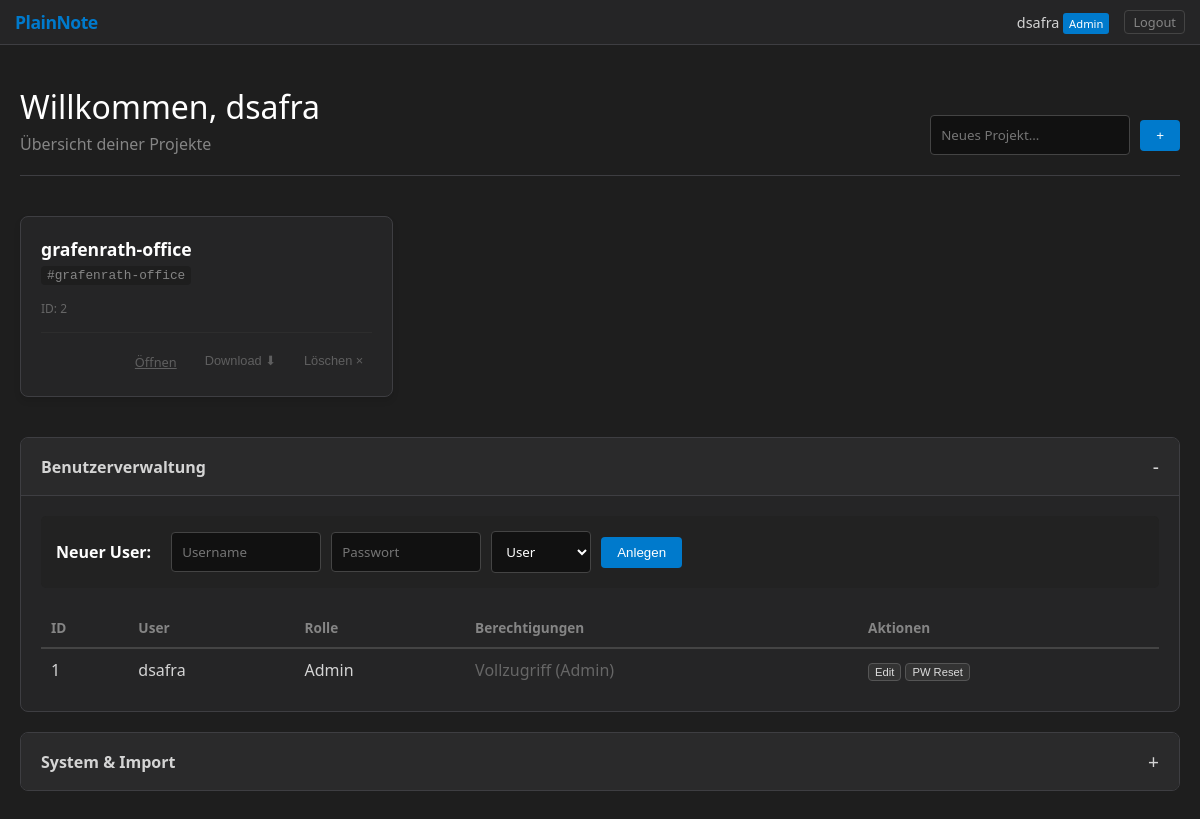
Before: / (signed in) with the older database file.
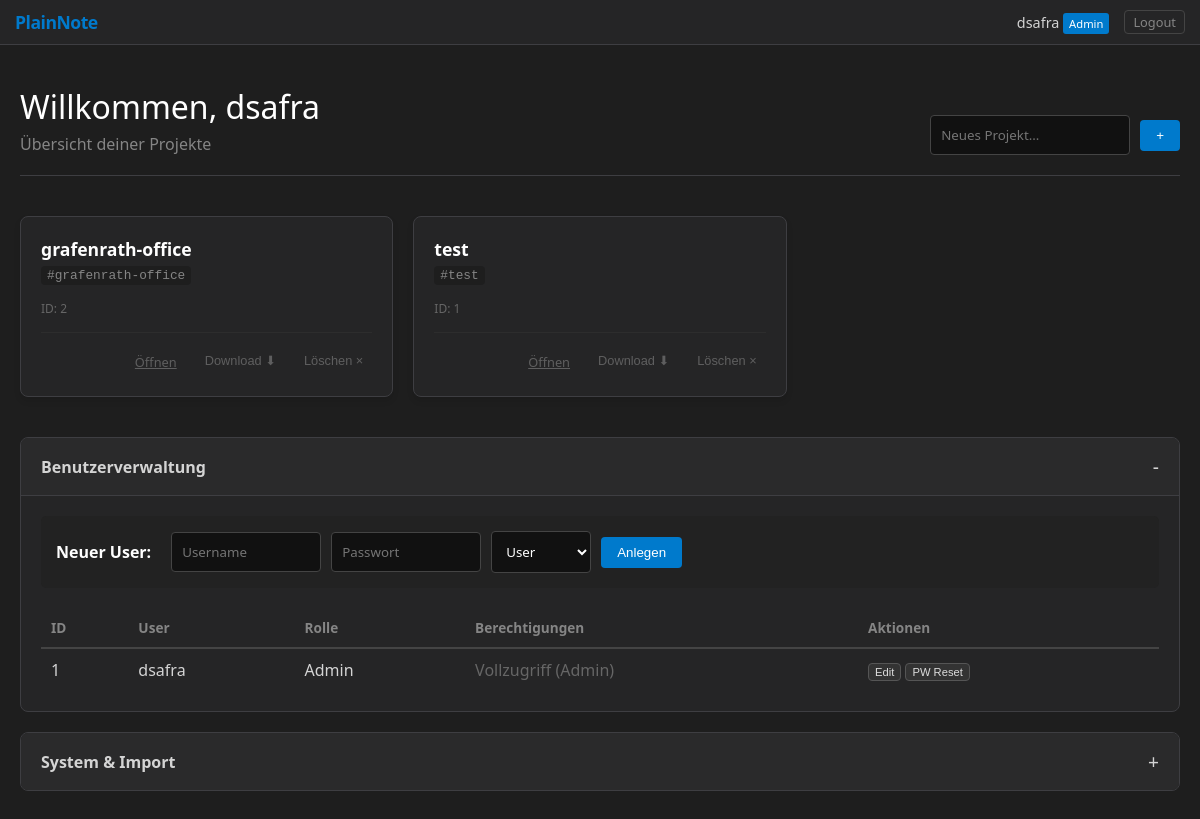
After: the same page with the newer database file.
### tables this page shows
CREATE TABLE projects (
            id INTEGER PRIMARY KEY AUTOINCREMENT,
            slug TEXT UNIQUE NOT NULL,
            name TEXT,
            created_at DATETIME DEFAULT CURRENT_TIMESTAMP
        );

CREATE TABLE users (
            id INTEGER PRIMARY KEY AUTOINCREMENT,
            username TEXT UNIQUE NOT NULL,
            password TEXT NOT NULL,
            is_admin INTEGER DEFAULT 0,
            created_at DATETIME DEFAULT CURRENT_TIMESTAMP
        );

### src/Controllers/Controller.php (called while the page is built, shortened)
<?php
abstract class Controller {
    protected function view($path, $data = []) {
        extract($data);
        $basePath = $this->getBasePath();
        require __DIR__ . '/../Views/' . $path . '.php';
    }
    protected function getBasePath() {
        $scriptName = dirname($_SERVER['SCRIPT_NAME']);
        return ($scriptName === '/' || $scriptName === '\\') ? '' : $scriptName;
    }
    protected function user() {
        return $_SESSION['user'] ?? null;
    }
}

### src/Controllers/DashboardController.php (called while the page is built, shortened)
<?php
class DashboardController extends Controller {
    public function index() {
        $user = $this->user();
        if ($user['is_admin']) {
            $projects = Project::getAll();
            $allUsers = User::getAll();
        } else {
            $projects = Permission::getProjectsForUser($user['id']);
            $allUsers = [];
        }
        $this->view('dashboard/index', [
            'user' => $user,
            'projects' => $projects,
            'allUsers' => $allUsers,
            'allProjects' => ($user['is_admin'] ? $projects : [])
        ]);
    }
}

### src/Core/Router.php (called while the page is built, shortened)
<?php
class Router {
    private $routes = [];
    public function get($path, $callback) {
        $this->routes['GET'][$path] = $callback;
    }
    public function post($path, $callback) {
        $this->routes['POST'][$path] = $callback;
    }
    public function dispatch() {
        $method = $_SERVER['REQUEST_METHOD'];
        $uri = parse_url($_SERVER['REQUEST_URI'], PHP_URL_PATH);
        $scriptName = dirname($_SERVER['SCRIPT_NAME']);
        $basePath = ($scriptName === '/' || $scriptName === '\\') ? '' : $scriptName;
        $route = substr($uri, strlen($basePath));
        if (isset($this->routes[$method][$route])) {
            return call_user_func($this->routes[$method][$route]);
        }
    }
}

### public/index.php (called while the page is built, shortened)
<?php
$router = new Router();
$router->get('/setup', [new AuthController(), 'setup']);
$router->post('/setup', [new AuthController(), 'setup']);
$router->get('/login', [new AuthController(), 'login']);
$router->post('/login', [new AuthController(), 'login']);
$router->get('/logout', [new AuthController(), 'logout']);
$router->get('/', [new DashboardController(), 'index']);
$router->get('/index.php', [new DashboardController(), 'index']);
$router->post('/admin', [new AdminController(), 'handle']);
$router->get('#^/s/([a-z0-9-]+)$#', [new EditorController(), 'show']);
$router->post('#^/api/save/([a-z0-9-]+)$#', [new ApiController(), 'save']);
$router->get('#^/api/check/([a-z0-9-]+)$#', [new ApiController(), 'check']);
$router->dispatch();

### src/Core/Database.php (called while the page is built, shortened)
<?php
class Database {
    public static function getMasterDB() {
        $path = Config::MASTER_DB;
        $pdo = new PDO('sqlite:' . $path);
        $pdo->setAttribute(PDO::ATTR_ERRMODE, PDO::ERRMODE_EXCEPTION);
        $pdo->setAttribute(PDO::ATTR_DEFAULT_FETCH_MODE, PDO::FETCH_ASSOC);
        $pdo->exec("PRAGMA journal_mode = WAL; PRAGMA foreign_keys = ON;");
        $pdo->exec("CREATE TABLE IF NOT EXISTS users (
            id INTEGER PRIMARY KEY AUTOINCREMENT,
            username TEXT UNIQUE NOT NULL,
            password TEXT NOT NULL,
            is_admin INTEGER DEFAULT 0,
            created_at DATETIME DEFAULT CURRENT_TIMESTAMP
        )");
        $pdo->exec("CREATE TABLE IF NOT EXISTS projects (
            id INTEGER PRIMARY KEY AUTOINCREMENT,
            slug TEXT UNIQUE NOT NULL,
            name TEXT,
            created_at DATETIME DEFAULT CURRENT_TIMESTAMP
        )");
        $pdo->exec("CREATE TABLE IF NOT EXISTS permissions (
            user_id INTEGER,
            project_id INTEGER,
            PRIMARY KEY (user_id, project_id),
            FOREIGN KEY(user_id) REFERENCES users(id) ON DELETE CASCADE,
            FOREIGN KEY(project_id) REFERENCES projects(id) ON DELETE CASCADE
        )");
        return $pdo;
    }
}

### src/Models/User.php (called while the page is built, shortened)
<?php
class User {
    public static function getAll() {
        return Database::getMasterDB()->query("SELECT * FROM users ORDER BY username")->fetchAll();
    }
}

### src/Models/Project.php (called while the page is built, shortened)
<?php
class Project {
    public static function getAll() {
        return Database::getMasterDB()->query("SELECT * FROM projects ORDER BY slug")->fetchAll();
    }
}

### src/Views/dashboard/index.php (the view, shortened to what the changed rows need)
<!DOCTYPE html><html lang="de"><head><meta charset="UTF-8"><title>PlainNote Dashboard</title>
    <link rel="stylesheet" href="<?=$basePath?>/assets/css/style.css"></head>
    <body>
    <header>
        <div class="user-menu">
            <span><?=htmlspecialchars($user['username'])?> <?=($user['is_admin']?'<span class="badge badge-admin">Admin</span>':'')?></span>
            <a href="<?=$basePath?>/logout" class="logout-link">Logout</a>
        </div>
    </header>
    <div class="dash-container">
        <div class="dash-header-hero">
            <div>
                <h1>Willkommen, <?=htmlspecialchars($user['username'])?></h1>
                <p>Übersicht deiner Projekte</p>
            </div>
        </div>
    <div class="proj-grid">
    <?php foreach($projects as $p):
        $s = htmlspecialchars($p['slug']); ?>
        <div class='proj-card'>
            <a href='<?=$basePath?>/s/<?=$s?>' class='proj-title'><?=$s?></a>
            <span class='proj-slug'>#<?=$s?></span>
            <div class='proj-meta'><span>ID: <?=$p['id']?></span></div>
            <div class='proj-actions'>
                <a href='<?=$basePath?>/s/<?=$s?>' class='action-btn'>Öffnen</a>
        <?php if($user['is_admin']): ?>
            <form method='post' action='<?=$basePath?>/admin' style='margin:0'>
                    <button class='action-btn' title='Export'>Download ⬇</button>
                  </form>
            <form method='post' action='<?=$basePath?>/admin' style='margin:0' onsubmit='return confirm("Projekt <?=$s?> wirklich LÖSCHEN?")'>
                    <button class='action-btn danger' title='Löschen'>Löschen &times;</button>
            </form>
        <?php endif; ?>
        </div></div>
    <?php endforeach; ?>
    </div>
    <?php if ($user['is_admin']): ?>
        <details class="admin-section" open>
            <div class="admin-content">
                <table class="admin-table">
                    <thead><tr><th>ID</th><th>User</th><th>Rolle</th><th>Berechtigungen</th><th>Aktionen</th></tr></thead>
                    <tbody>
                    <?php foreach($allUsers as $u): ?>
                        <tr>
                            <td><?=$u['id']?></td>
                            <td><?=htmlspecialchars($u['username'])?></td>
                            <td><?=($u['is_admin']?'Admin':'User')?></td>
                            <td>
                            <?php if(!$u['is_admin']):
                                $perms = \App\Models\Permission::getPermissionsForUser($u['id']);
                                $existingProjectIds = array_column($perms, 'id');
                                foreach($perms as $r): ?>
                                <span class='badge'><?=htmlspecialchars($r['slug'])?>
                                    <form method='post' action='<?=$basePath?>/admin' style='display:inline'>
                                        <input type='hidden' name='action' value='revoke_perm'>
                                        <input type='hidden' name='user_id' value='<?=$u['id']?>'>
                                        <input type='hidden' name='project_id' value='<?=$r['id']?>'>
                                        <button style='background:none;border:none;color:#f88;cursor:pointer;padding:0;margin-left:3px;'>&times;</button>
                                    </form>
                                 </span>
                                <?php endforeach;
                                $availableProjects = array_filter($allProjects, function($p) use ($existingProjectIds) {
                                    return !in_array($p['id'], $existingProjectIds);
                                });
                                if(!empty($availableProjects)):
                                ?>
                                <form method='post' action='<?=$basePath?>/admin' style='display:inline-block; margin-left:5px;'>
                                    <input type='hidden' name='action' value='assign_perm'>
                                    <input type='hidden' name='user_id' value='<?=$u['id']?>'>
                                    <select name='project_id' onchange="this.form.submit()" style='padding:4px;background:#222;color:#ccc;border:1px solid #444;border-radius:3px;cursor:pointer;font-size:0.8rem;max-width:120px;'>
                                        <option value='' selected disabled>+ Projekt...</option>
                                        <?php foreach($availableProjects as $ap): ?>
                                            <option value='<?=$ap['id']?>'><?=htmlspecialchars($ap['slug'])?></option>
                                        <?php endforeach; ?>
                                    </select>
                                </form>
                                <?php endif; ?>
                            <?php else: echo "<span style='color:#666'>Vollzugriff (Admin)</span>"; endif; ?>
                            </td>
                            <td>
                                <button class="btn-secondary" style="font-size:0.7rem; padding:2px 6px"
                                    onclick='openEditUser(<?=$u['id']?>, <?=json_encode($u['username'])?>, <?=$u['is_admin']?>)'>Edit</button>
                                <form method='post' action='<?=$basePath?>/admin' style='display:inline' onsubmit='return confirm("PW Reset?")'>
                                    <button class='btn-secondary' style='font-size:0.7rem; padding:2px 6px'>PW Reset</button>
                                </form>
                            </td>
                        </tr>
                    <?php endforeach; ?>
                    </tbody></table></div></details>
    <?php endif; ?>
    </div>
    </body></html>

Changed rows visible on the page:
added projects: slug "test", id "1"
